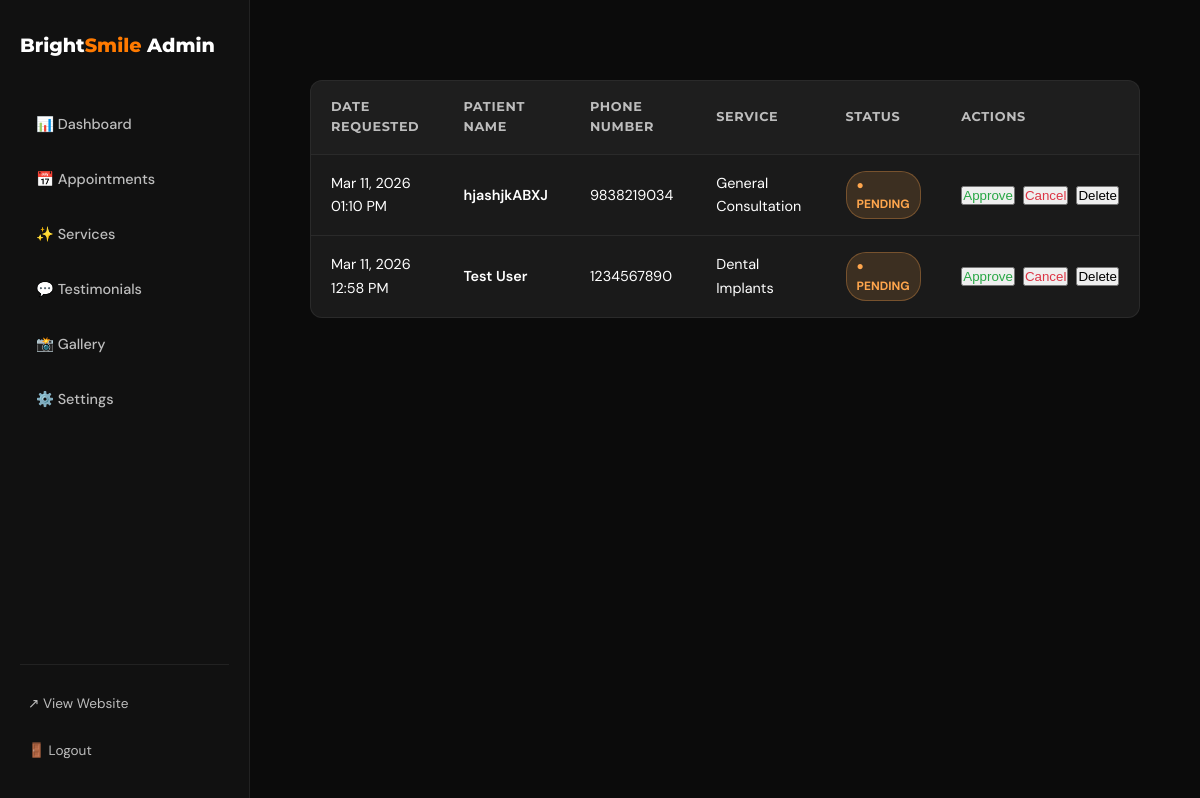
/admin/appointments (signed in), run on the app's committed database.
### models.py (models this page shows)
class Appointment(db.Model):
    id = db.Column(db.Integer, primary_key=True)
    name = db.Column(db.String(100), nullable=False)
    phone = db.Column(db.String(20), nullable=False)
    service = db.Column(db.String(100), nullable=False)
    date_requested = db.Column(db.DateTime, default=datetime.utcnow)
    status = db.Column(db.String(20), default='Pending') # Pending, Approved, Cancelled

### app.py (the view)
@app.route('/admin/appointments')
@login_required
def admin_appointments():
    appointments = Appointment.query.order_by(Appointment.date_requested.desc()).all()
    return render_template('admin/appointments.html', appointments=appointments)

### app.py (called while the page is built)
@login_manager.user_loader
def load_user(user_id):
    return User.query.get(int(user_id))

### templates/admin/appointments.html (shortened to what this page needs)
{% extends "admin/base.html" %}
{% block content %}
<div class="table-container">
  <table>
    <thead>
      <tr>
        <th>Date Requested</th>
        <th>Patient Name</th>
        <th>Phone Number</th>
        <th>Service</th>
        <th>Status</th>
        <th>Actions</th>
      </tr>
    </thead>
    <tbody>
      {% for app in appointments %}
      <tr>
        <td>{{ app.date_requested.strftime('%b %d, %Y %I:%M %p') }}</td>
        <td style="font-weight:600;">{{ app.name }}</td>
        <td>{{ app.phone }}</td>
        <td>{{ app.service }}</td>
        <td>
          <span class="status {{ app.status.lower() }}">● {{ app.status }}</span>
        </td>
        <td>
            <div style="display:flex; gap:8px;">
                {% if app.status == 'Pending' %}
                <form action="{{ url_for('admin_appointment_status', id=app.id) }}" method="POST" style="margin:0;">
                    <button type="submit" class="action-btn complete" style="color:#28a745;">Approve</button>
                </form>
                <form action="{{ url_for('admin_appointment_status', id=app.id) }}" method="POST" style="margin:0;">
                    <button type="submit" class="action-btn delete" style="color:#dc3545;">Cancel</button>
                </form>
                {% endif %}
                <form action="{{ url_for('admin_appointment_delete', id=app.id) }}" method="POST" style="margin:0;" onsubmit="return confirm('Are you sure you want to delete this?');">
                    <button type="submit" class="action-btn delete">Delete</button>
                </form>
            </div>
        </td>
      </tr>
      {% else %}
      <tr>
        <td colspan="6" style="text-align:center; padding: 40px; color:var(--muted);">No appointments found.</td>
      </tr>
      {% endfor %}
    </tbody>
  </table>
</div>
{% endblock %}

### templates/admin/base.html (style rules this page uses)
*, *::before, *::after { box-sizing: border-box; margin: 0; padding: 0; }
:root { --bg: #0B0B0B; --bg2: #111111; --bg3: #161616; --card: #1A1A1A; --orange: #FF7A00; --orange-light: #FFA64D; --white: #FFFFFF; --muted: #BDBDBD; --border: rgba(255,255,255,0.07); --font-head: 'Montserrat', sans-serif; --font-body: 'DM Sans', sans-serif; }
body { background: var(--bg); color: var(--white); font-family: var(--font-body); font-weight: 400; line-height: 1.6; min-height: 100vh; display: flex; }
.table-container { background: var(--card); border: 1px solid var(--border); border-radius: 12px; overflow-x: auto; }
table { width: 100%; border-collapse: collapse; text-align: left; }
th, td { padding: 16px 20px; border-bottom: 1px solid var(--border); }
th { font-family: var(--font-head); font-size: 0.8rem; text-transform: uppercase; letter-spacing: 0.05em; color: var(--muted); font-weight: 700; background: rgba(255,255,255,0.02); }
td { font-size: 0.9rem; color: var(--white); }
tr:last-child td { border-bottom: none; }
.status { display: inline-flex; align-items: center; gap: 6px; padding: 4px 10px; border-radius: 20px; font-size: 0.75rem; font-weight: 700; text-transform: uppercase; }
.status.pending { background: rgba(255,166,77,0.15); color: var(--orange-light); border: 1px solid rgba(255,166,77,0.3); }

### data on the page
Appointment: date_requested "Mar 11, 2026 01:10 PM", name "hjashjkABXJ", phone "9838219034", service "General Consultation", status "PENDING"
Appointment: date_requested "Mar 11, 2026 12:58 PM", name "Test User", phone "1234567890", service "Dental Implants", status "PENDING"
